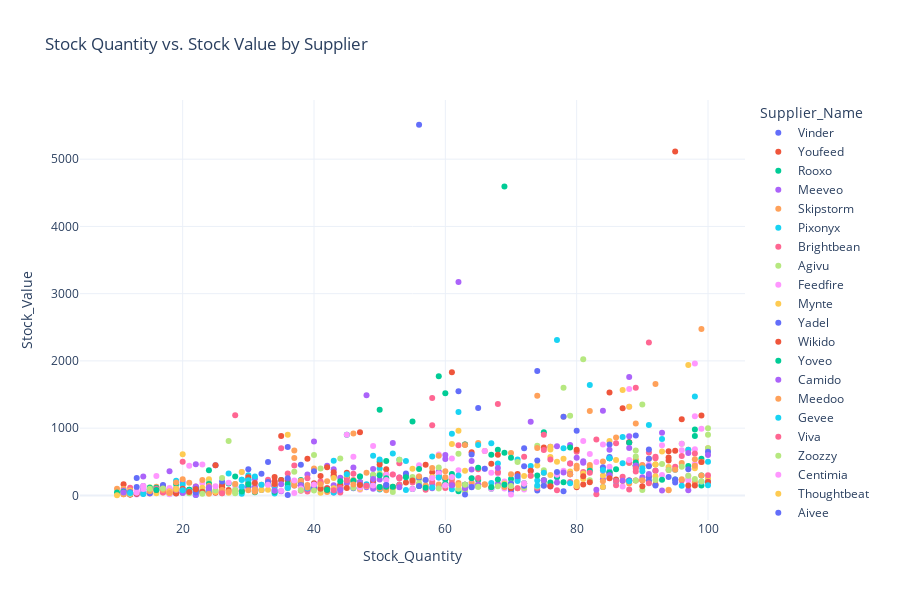

Notebook cell for this chart:
### Code cell
# Visual: Scatter plot of stock quantity vs. stock value by supplier
fig = px.scatter(df_supplier_stock, x='Stock_Quantity', y='Stock_Value', color='Supplier_Name',
                 title='Stock Quantity vs. Stock Value by Supplier')
fig.update_layout(height=600, width=900)
fig.show()
